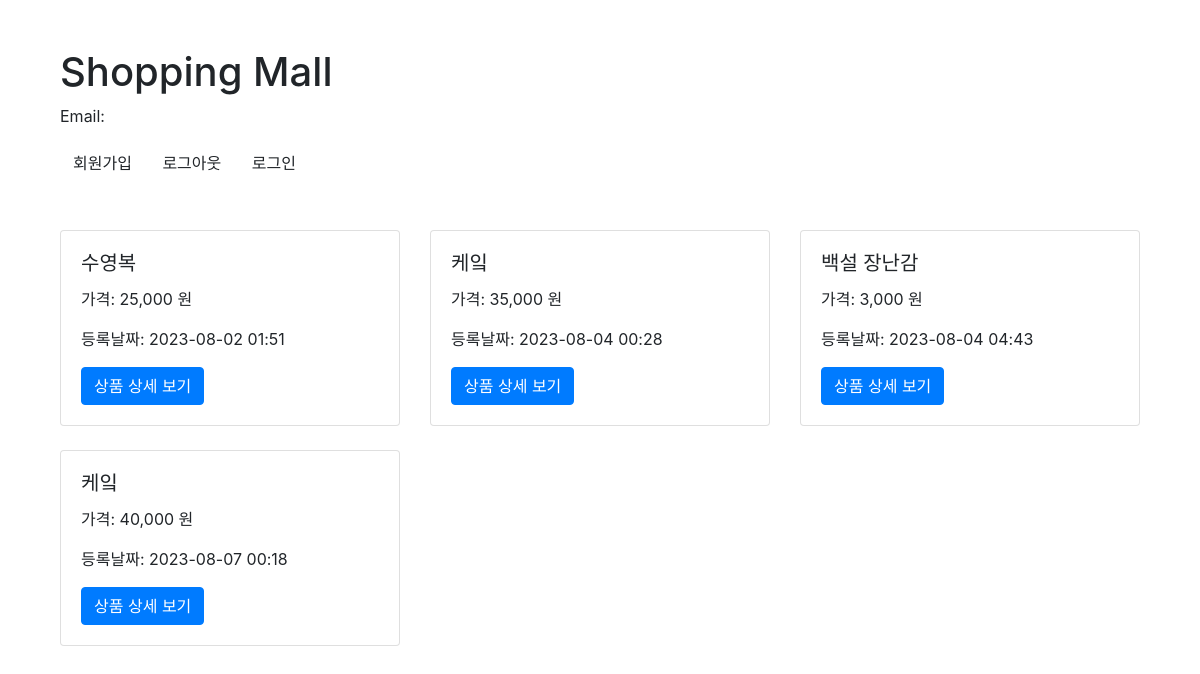
The app's page /product/ with its own data.
### product/models.py (models this page shows, shortened)
class Product(models.Model):
    name=models.CharField(max_length=256, verbose_name='상품명')
    price=models.IntegerField(verbose_name='상품가격')
    description=models.TextField(verbose_name='상품설명')
    stock=models.IntegerField(verbose_name='재고')
    register_date=models.DateTimeField(auto_now_add=True, verbose_name='등록날짜')
    class Meta:
        db_table='bootcampus_product'
        verbose_name='상품'
        verbose_name_plural='상품들'

### product/views.py (the view)
# urls.py: path('product/', ProductList.as_view()),
class ProductList(ListView):
    model=Product
    context_object_name='product_list'
    template_name='product.html'

### product/templates/product.html (shortened to what this page needs)
{% extends "base.html" %}
{% load humanize %}
{% block contents %}
<div class="container mt-5">
  <h1>Shopping Mall</h1>
  <p>Email: {{ email }}</p>
  <button class="btn" onclick="location.href='/register/'">회원가입</button>
  <button class="btn" onclick="location.href='/logout/'">로그아웃</button>
  <button class="btn" onclick="location.href='/login/'">로그인</button>
  <div class="row mt-5">
    {% for product in product_list %}
    <div class="col-md-4 mb-4">
      <div class="card">
        <div class="card-body">
          <h5 class="card-title">{{ product.name }}</h5>
          <p class="card-text">가격: {{ product.price|intcomma }} 원</p>
          <p class="card-text">등록날짜: {{ product.register_date|date:'Y-m-d H:i' }}</p>
          <a href="/product/{{ product.id }}" class="btn btn-primary">상품 상세 보기</a>
        </div>
      </div>
    </div>
    {% endfor %}
  </div>
{% endblock %}

### bcuser/templates/base.html (shortened to what this page needs)
<html>
<head>
        <link rel="stylesheet" href="https://stackpath.bootstrapcdn.com/bootstrap/4.3.1/css/bootstrap.min.css"
>
        <scrip src="https://code.jquery.com/jquery-3.4.1.min.js"></script>
</head>
<body>
        <div class="container">
                {% block contents %}
                {% endblock %}
        </div>
</body>
</html>

### records on screen
Product: name "수영복", price "25,000", register_date "2023-08-02 01:51"
Product: name "케잌", price "35,000", register_date "2023-08-04 00:28"
Product: name "백설 장난감", price "3,000", register_date "2023-08-04 04:43"
Product: name "케잌", price "40,000", register_date "2023-08-07 00:18"
